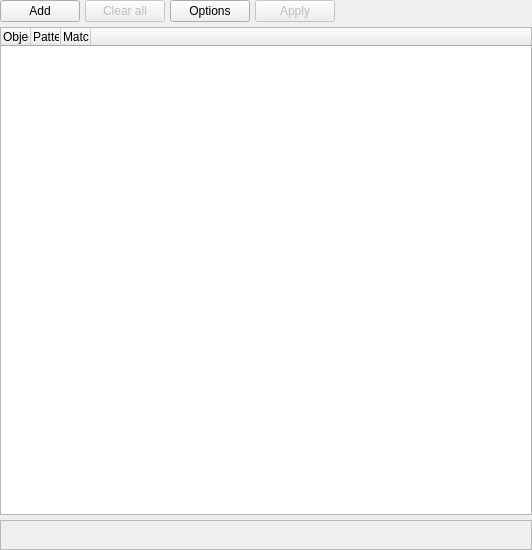
<?xml version="1.0" encoding="UTF-8"?>
<ui version="4.0">
 <class>ObjectsFilterWidget</class>
 <widget class="QWidget" name="ObjectsFilterWidget">
  <property name="geometry">
   <rect>
    <x>0</x>
    <y>0</y>
    <width>532</width>
    <height>550</height>
   </rect>
  </property>
  <property name="sizePolicy">
   <sizepolicy hsizetype="Preferred" vsizetype="Expanding">
    <horstretch>0</horstretch>
    <verstretch>0</verstretch>
   </sizepolicy>
  </property>
  <property name="windowTitle">
   <string>Form</string>
  </property>
  <layout class="QVBoxLayout" name="verticalLayout">
   <property name="spacing">
    <number>5</number>
   </property>
   <property name="leftMargin">
    <number>0</number>
   </property>
   <property name="topMargin">
    <number>0</number>
   </property>
   <property name="rightMargin">
    <number>0</number>
   </property>
   <property name="bottomMargin">
    <number>0</number>
   </property>
   <item>
    <layout class="QHBoxLayout" name="horizontalLayout_2">
     <property name="spacing">
      <number>5</number>
     </property>
     <item>
      <widget class="QPushButton" name="add_btn">
       <property name="sizePolicy">
        <sizepolicy hsizetype="Preferred" vsizetype="Preferred">
         <horstretch>0</horstretch>
         <verstretch>0</verstretch>
        </sizepolicy>
       </property>
       <property name="toolTip">
        <string>Add a new filter</string>
       </property>
       <property name="text">
        <string>Add</string>
       </property>
       <property name="icon">
        <iconset resource="../../res/resources.qrc">
         <normaloff>:/icons/icons/addfilter.png</normaloff>:/icons/icons/addfilter.png</iconset>
       </property>
       <property name="iconSize">
        <size>
         <width>25</width>
         <height>25</height>
        </size>
       </property>
       <property name="shortcut">
        <string>Ins</string>
       </property>
      </widget>
     </item>
     <item>
      <widget class="QPushButton" name="clear_all_btn">
       <property name="enabled">
        <bool>false</bool>
       </property>
       <property name="sizePolicy">
        <sizepolicy hsizetype="Preferred" vsizetype="Preferred">
         <horstretch>0</horstretch>
         <verstretch>0</verstretch>
        </sizepolicy>
       </property>
       <property name="toolTip">
        <string>Clear all the configured filters</string>
       </property>
       <property name="text">
        <string>Clear all</string>
       </property>
       <property name="icon">
        <iconset resource="../../res/resources.qrc">
         <normaloff>:/icons/icons/delcascade.png</normaloff>:/icons/icons/delcascade.png</iconset>
       </property>
       <property name="iconSize">
        <size>
         <width>25</width>
         <height>25</height>
        </size>
       </property>
       <property name="shortcut">
        <string>Shift+Del</string>
       </property>
      </widget>
     </item>
     <item>
      <widget class="QPushButton" name="options_btn">
       <property name="enabled">
        <bool>true</bool>
       </property>
       <property name="sizePolicy">
        <sizepolicy hsizetype="Preferred" vsizetype="Preferred">
         <horstretch>0</horstretch>
         <verstretch>0</verstretch>
        </sizepolicy>
       </property>
       <property name="text">
        <string>Options</string>
       </property>
       <property name="icon">
        <iconset resource="../../res/resources.qrc">
         <normaloff>:/icons/icons/config.png</normaloff>:/icons/icons/config.png</iconset>
       </property>
       <property name="iconSize">
        <size>
         <width>25</width>
         <height>25</height>
        </size>
       </property>
      </widget>
     </item>
     <item>
      <widget class="QPushButton" name="apply_btn">
       <property name="enabled">
        <bool>false</bool>
       </property>
       <property name="sizePolicy">
        <sizepolicy hsizetype="Preferred" vsizetype="Preferred">
         <horstretch>0</horstretch>
         <verstretch>0</verstretch>
        </sizepolicy>
       </property>
       <property name="toolTip">
        <string>Apply configured filter(s)</string>
       </property>
       <property name="text">
        <string>Apply</string>
       </property>
       <property name="icon">
        <iconset resource="../../res/resources.qrc">
         <normaloff>:/icons/icons/confirm.png</normaloff>:/icons/icons/confirm.png</iconset>
       </property>
       <property name="iconSize">
        <size>
         <width>25</width>
         <height>25</height>
        </size>
       </property>
       <property name="shortcut">
        <string>F5</string>
       </property>
      </widget>
     </item>
     <item>
      <spacer name="horizontalSpacer_3">
       <property name="orientation">
        <enum>Qt::Orientation::Horizontal</enum>
       </property>
       <property name="sizeHint" stdset="0">
        <size>
         <width>40</width>
         <height>20</height>
        </size>
       </property>
      </spacer>
     </item>
    </layout>
   </item>
   <item>
    <widget class="QTableWidget" name="filters_tbw">
     <property name="enabled">
      <bool>true</bool>
     </property>
     <property name="sizePolicy">
      <sizepolicy hsizetype="Preferred" vsizetype="Expanding">
       <horstretch>0</horstretch>
       <verstretch>0</verstretch>
      </sizepolicy>
     </property>
     <property name="sizeAdjustPolicy">
      <enum>QAbstractScrollArea::SizeAdjustPolicy::AdjustToContents</enum>
     </property>
     <property name="editTriggers">
      <set>QAbstractItemView::EditTrigger::AnyKeyPressed|QAbstractItemView::EditTrigger::DoubleClicked</set>
     </property>
     <property name="alternatingRowColors">
      <bool>true</bool>
     </property>
     <property name="selectionMode">
      <enum>QAbstractItemView::SelectionMode::ExtendedSelection</enum>
     </property>
     <property name="selectionBehavior">
      <enum>QAbstractItemView::SelectionBehavior::SelectItems</enum>
     </property>
     <property name="iconSize">
      <size>
       <width>22</width>
       <height>22</height>
      </size>
     </property>
     <property name="gridStyle">
      <enum>Qt::PenStyle::SolidLine</enum>
     </property>
     <property name="sortingEnabled">
      <bool>false</bool>
     </property>
     <attribute name="horizontalHeaderCascadingSectionResizes">
      <bool>true</bool>
     </attribute>
     <attribute name="horizontalHeaderMinimumSectionSize">
      <number>30</number>
     </attribute>
     <attribute name="horizontalHeaderDefaultSectionSize">
      <number>30</number>
     </attribute>
     <attribute name="horizontalHeaderShowSortIndicator" stdset="0">
      <bool>false</bool>
     </attribute>
     <attribute name="horizontalHeaderStretchLastSection">
      <bool>true</bool>
     </attribute>
     <attribute name="verticalHeaderVisible">
      <bool>false</bool>
     </attribute>
     <attribute name="verticalHeaderCascadingSectionResizes">
      <bool>false</bool>
     </attribute>
     <attribute name="verticalHeaderMinimumSectionSize">
      <number>30</number>
     </attribute>
     <attribute name="verticalHeaderDefaultSectionSize">
      <number>30</number>
     </attribute>
     <attribute name="verticalHeaderHighlightSections">
      <bool>false</bool>
     </attribute>
     <attribute name="verticalHeaderShowSortIndicator" stdset="0">
      <bool>false</bool>
     </attribute>
     <attribute name="verticalHeaderStretchLastSection">
      <bool>false</bool>
     </attribute>
     <column>
      <property name="text">
       <string>Object</string>
      </property>
      <property name="textAlignment">
       <set>AlignLeading|AlignVCenter</set>
      </property>
      <property name="icon">
       <iconset resource="../../res/resources.qrc">
        <normaloff>:/icons/icons/table.png</normaloff>:/icons/icons/table.png</iconset>
      </property>
     </column>
     <column>
      <property name="text">
       <string>Pattern</string>
      </property>
      <property name="textAlignment">
       <set>AlignLeading|AlignVCenter</set>
      </property>
      <property name="icon">
       <iconset resource="../../res/resources.qrc">
        <normaloff>:/icons/icons/textbox.png</normaloff>:/icons/icons/textbox.png</iconset>
      </property>
     </column>
     <column>
      <property name="text">
       <string>Matching</string>
      </property>
      <property name="textAlignment">
       <set>AlignLeading|AlignVCenter</set>
      </property>
      <property name="icon">
       <iconset resource="../../res/resources.qrc">
        <normaloff>:/icons/icons/filter.png</normaloff>:/icons/icons/filter.png</iconset>
      </property>
     </column>
     <column>
      <property name="text">
       <string/>
      </property>
     </column>
    </widget>
   </item>
   <item>
    <widget class="QFrame" name="hint_frm">
     <property name="sizePolicy">
      <sizepolicy hsizetype="Preferred" vsizetype="Fixed">
       <horstretch>0</horstretch>
       <verstretch>0</verstretch>
      </sizepolicy>
     </property>
     <property name="minimumSize">
      <size>
       <width>0</width>
       <height>30</height>
      </size>
     </property>
     <property name="frameShape">
      <enum>QFrame::Shape::StyledPanel</enum>
     </property>
     <property name="frameShadow">
      <enum>QFrame::Shadow::Raised</enum>
     </property>
     <layout class="QGridLayout" name="gridLayout_5">
      <property name="leftMargin">
       <number>5</number>
      </property>
      <property name="topMargin">
       <number>5</number>
      </property>
      <property name="rightMargin">
       <number>5</number>
      </property>
      <property name="bottomMargin">
       <number>5</number>
      </property>
      <property name="spacing">
       <number>5</number>
      </property>
      <item row="0" column="0">
       <widget class="QLabel" name="icon_lbl">
        <property name="maximumSize">
         <size>
          <width>25</width>
          <height>25</height>
         </size>
        </property>
        <property name="text">
         <string/>
        </property>
        <property name="textFormat">
         <enum>Qt::TextFormat::AutoText</enum>
        </property>
        <property name="pixmap">
         <pixmap resource="../../res/resources.qrc">:/icons/icons/info.png</pixmap>
        </property>
        <property name="scaledContents">
         <bool>true</bool>
        </property>
       </widget>
      </item>
      <item row="0" column="1">
       <widget class="QLabel" name="hint_lbl">
        <property name="sizePolicy">
         <sizepolicy hsizetype="Preferred" vsizetype="Preferred">
          <horstretch>0</horstretch>
          <verstretch>0</verstretch>
         </sizepolicy>
        </property>
        <property name="font">
         <font>
          <bold>false</bold>
          <underline>false</underline>
          <strikeout>false</strikeout>
          <kerning>true</kerning>
         </font>
        </property>
        <property name="text">
         <string/>
        </property>
        <property name="wordWrap">
         <bool>true</bool>
        </property>
       </widget>
      </item>
     </layout>
    </widget>
   </item>
  </layout>
 </widget>
 <tabstops>
  <tabstop>add_btn</tabstop>
  <tabstop>clear_all_btn</tabstop>
  <tabstop>options_btn</tabstop>
  <tabstop>apply_btn</tabstop>
  <tabstop>filters_tbw</tabstop>
 </tabstops>
 <resources>
  <include location="../../res/resources.qrc"/>
 </resources>
 <connections/>
</ui>
